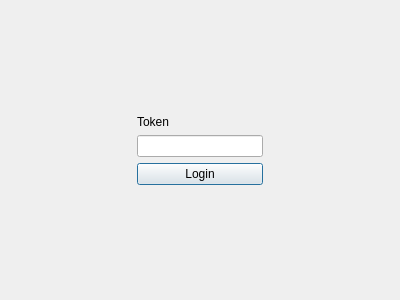
<?xml version="1.0" encoding="UTF-8"?>
<ui version="4.0">
 <class>login</class>
 <widget class="QDialog" name="login">
  <property name="geometry">
   <rect>
    <x>0</x>
    <y>0</y>
    <width>400</width>
    <height>300</height>
   </rect>
  </property>
  <property name="windowTitle">
   <string>login</string>
  </property>
  <layout class="QVBoxLayout" name="verticalLayout_2">
   <item>
    <spacer name="verticalSpacer">
     <property name="orientation">
      <enum>Qt::Vertical</enum>
     </property>
     <property name="sizeHint" stdset="0">
      <size>
       <width>20</width>
       <height>95</height>
      </size>
     </property>
    </spacer>
   </item>
   <item>
    <layout class="QHBoxLayout" name="horizontalLayout">
     <item>
      <spacer name="horizontalSpacer">
       <property name="orientation">
        <enum>Qt::Horizontal</enum>
       </property>
       <property name="sizeHint" stdset="0">
        <size>
         <width>40</width>
         <height>20</height>
        </size>
       </property>
      </spacer>
     </item>
     <item>
      <layout class="QVBoxLayout" name="verticalLayout">
       <item>
        <widget class="QLabel" name="label">
         <property name="text">
          <string>Token</string>
         </property>
        </widget>
       </item>
       <item>
        <widget class="QLineEdit" name="lineEdit"/>
       </item>
       <item>
        <widget class="QPushButton" name="pushButton">
         <property name="text">
          <string>Login</string>
         </property>
        </widget>
       </item>
      </layout>
     </item>
     <item>
      <spacer name="horizontalSpacer_2">
       <property name="orientation">
        <enum>Qt::Horizontal</enum>
       </property>
       <property name="sizeHint" stdset="0">
        <size>
         <width>40</width>
         <height>20</height>
        </size>
       </property>
      </spacer>
     </item>
    </layout>
   </item>
   <item>
    <spacer name="verticalSpacer_2">
     <property name="orientation">
      <enum>Qt::Vertical</enum>
     </property>
     <property name="sizeHint" stdset="0">
      <size>
       <width>20</width>
       <height>95</height>
      </size>
     </property>
    </spacer>
   </item>
  </layout>
 </widget>
 <layoutdefault spacing="6" margin="11"/>
 <resources/>
 <connections/>
</ui>
